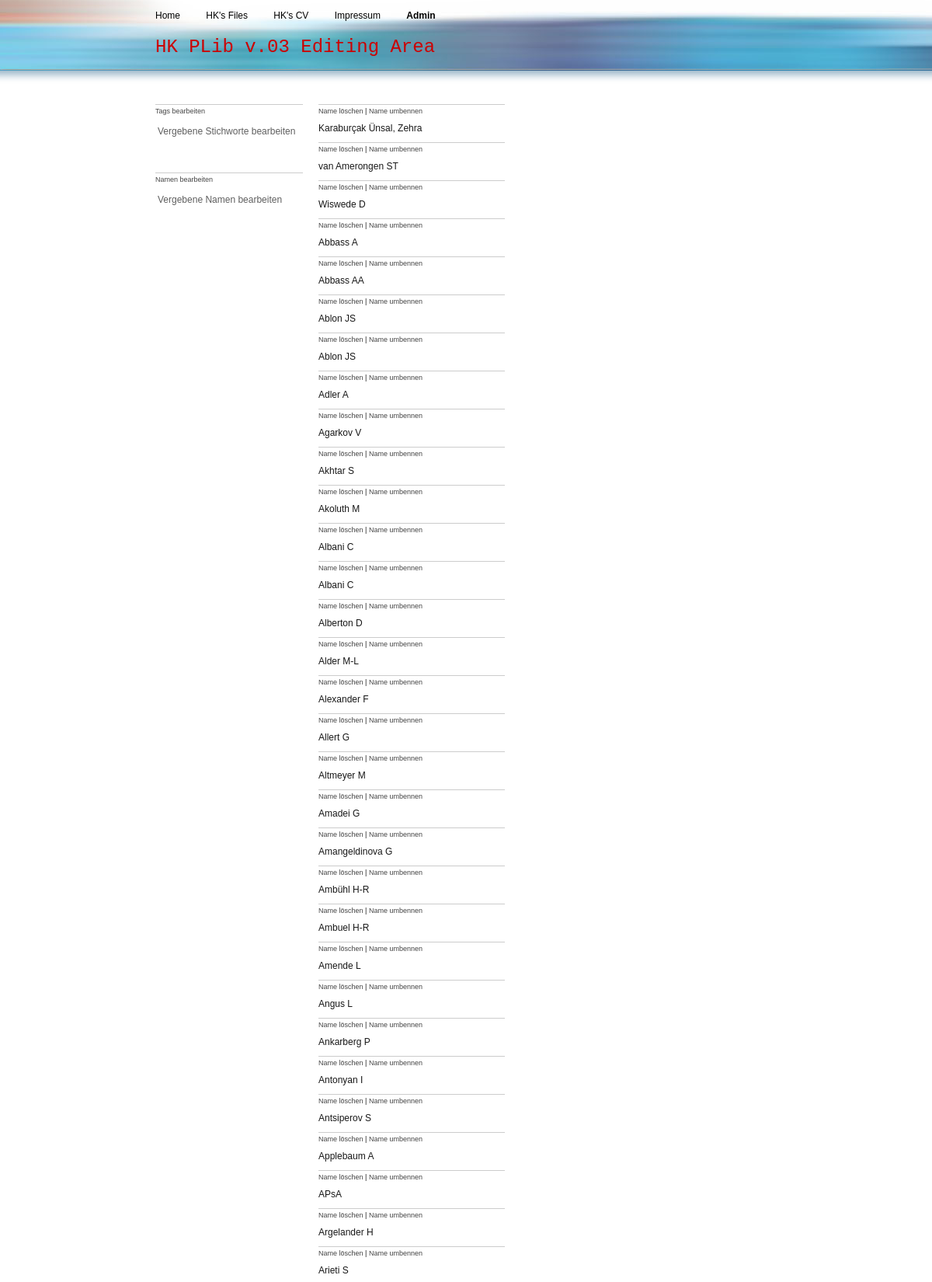
Screenshot of /_admin/recycler.php?files=name (upper part) with the database file from the repository.
### tables this page shows
CREATE TABLE `pdf_tags` (
  `tag_id` int(100) UNSIGNED NOT NULL,
  `tag_name` varchar(255) NOT NULL,
  `is_name` tinyint(1) NOT NULL DEFAULT '0',
  `date` varchar(10) NOT NULL DEFAULT '2008-11-01'
);

### _plugins/db_mainclass.php (called while the page is built, shortened)
<?php
class DB_MainClass
{
   	var $dbhost = DBHOST;
	var $dbuser = DBUSER;
	var $dbpass = DBPASS;
	var $dbname	= DBNAME;
	var $c = null;
	var $num_rows = null;
	function myDB()	{return true;}
   	function Connect()
   	{
    $this->c = @mysql_connect ($this->dbhost,$this->dbuser,$this->dbpass) ;
    $this->dbname_selected   = @mysql_select_db($this->dbname,$this->c);
    return $error;
    }
	function Execute($sql,$inputarr=false)
	{
      $start = array_sum(explode(' ', microtime()));
      $result = @mysql_query($sql);
      if ( preg_match("/^(insert|delete|update|replace)\s+/i",$sql) )
      {
        $this->rows_affected = @mysql_affected_rows($this->c);
        if ( preg_match("/^(insert|replace)\s+/i",$sql) )
		$this->insert_id = @mysql_insert_id();
      	}elseif ( preg_match("/^(select|explain|show|describe)\s+/i",$sql) )
		{
		$this->num_rows = @$num_rows =@mysql_num_rows($result);
		}
	return $result;
	}
   function GetArray($sql,$inputarr=false,$method=0)
   {
     $result = $this->Execute($sql,$inputarr);
     $data = false;
     if ($result && $this->num_rows>0)
     {
       $data =array();
       while ($row = $this->Fetch($result,$method))
         $data[] = $row;
     }
       return $data;
   }
	function Fetch($result, $method=0)
	{
	switch ($method) {
		case 0:
		return @mysql_fetch_assoc($result);
		break;
    	}
	}
   function Ping()
   {
     return @mysql_ping($this->c);
   }
}
?>

### _admin/_functions/main_admin.php (called while the page is built, shortened)
<?php
require_once(PLUGIN."/db_mainclass.php");
class DB_AdminClass extends DB_MainClass {
    function GetAllNames() {
	$sql = "SELECT * FROM pdf_tags WHERE is_name = 1 ORDER BY tag_name;";
	$result = $this->GetArray($sql);
	return $result;
	}
}
?>

### _admin/recycler.php (the view, shortened to what this page needs)
<?php
 require_once('_functions/main_admin.php');
 function show_allnames() {
 	$db = new DB_AdminClass();
 	$connect_error=$db->Connect();
 	if ($connect_error) {
		$con .=  '<div><h2>Kein Connect zur Datenbank!</h2>
		<p>Versuchen Sie es sp&auml;ter noch einmal</p></div>';
	}else{
	$res = $db->GetAllNames();
        if($res[0]['tag_id']!=FALSE) {
            foreach ($res as $tag) {
                $con .= '<p class="edit"><a href="?files=name&amp;del_name='.$tag['tag_id'].'">Name l&ouml;schen</a> | <a href="?files=name&amp;edit_name='.$tag['tag_id'].'">Name umbennen</a></p>';
                $con .= '<p>'.$tag['tag_name'].'</p>';
            }
        }
	}
 	return $con;
 }
 $cmd_file = stripslashes($_GET['files']);
 switch ($cmd_file) {
 case 'name':
	$all_files .= show_allnames();
 break;
 }
?>
<!DOCTYPE html PUBLIC "-//W3C//DTD XHTML 1.0 Transitional//EN" "http://www.w3.org/TR/xhtml1/DTD/xhtml1-transitional.dtd">
<html xmlns="http://www.w3.org/1999/xhtml" xml:lang="en" lang="de">
<head>
	<link rel="stylesheet" href="../_css/css.css" type="text/css" />
</head>
<body>
<div class="container1"><a name="top"></a>
<p class="navpos">
<a href="../../index.html" class="hl">Home</a>
<a href="../../plib/" class="hl">HK's Files</a>
<a href="../../pg/cv.html" class="hl">HK's CV</a>
<a href="../../pg/impressum.html" class="hl">Impressum</a>
 <a href="_admin.php"><b>Admin</b></a></p>
<p class="Ueberschrift" >HK PLib v.03 Editing Area</p>
</div>
<div class="headbg">
</div>
<div class="container2">
	<div class="spalte">
	<p class="editheadline">Tags bearbeiten</p>
	<p><a href="recycler.php?files=tag" class="grey">Vergebene Stichworte bearbeiten</a><br />
	<br /></p>
    <p class="editheadline">Namen bearbeiten</p>
	<p><a href="recycler.php?files=name" class="grey">Vergebene Namen bearbeiten</a><br />
	<br /></p>
	</div>
	<div class="spalte extra" style="width: 240px">
	<? print $all_files; ?>
	</div>
	<div class="spalte3">
	</div>
</div>
</body>
</html>

### _css/css.css (style rules this page uses)
body { background : #ffffff; margin : 0; text-align : center; xbackground : url('../_templates/_img/files2.png') repeat-x 0 0; font-family : Verdana, Arial, Helvetica, sans-serif; font-size : 12px; }
h2, p { padding : 0; margin : 0; }
a, a:link, a:visited, a:hover { color:#000; }
.headbg { width:100%; height:160px; xpadding-bottom: 20px; background : url('../_templates/_img/files2.png') repeat-x 0 0; position: relative; z-index:10; margin-top:-130px; }
.container1 { z-index:20; position: relative; margin: 0 auto; width : 800px; text-align : left; }
.container2 { margin: 0px auto 0px auto; width : 800px; padding : 0; text-align : left; display:block; }
.spalte { vertical-align : top; width : 190px; padding: 14px 20px 0 0; float : left; height : auto; margin-top : 0; background : none; }
.navpos { margin : 0; padding : 0; }
p { font-family : Verdana, Arial, Helvetica, sans-serif; font-size : 12px; line-height : 16px; margin-top : 6px; margin-right : 1px; margin-bottom : 6px; margin-left : 0; text-decoration : none; font-weight : normal; color : #181818; }
.Ueberschrift { font-family : Courier, Verdana, sans-serif; font-size : 24px; line-height : 26px; color : #cc0001; margin-top : 8px; width : 800px; }
.grey { font-family : Verdana, Arial, Helvetica, sans-serif; font-size : 12px; line-height : 16px; margin: 0px 0px 3px 0px; padding: 0 3px 0 3px; text-decoration : none; font-weight : normal; color : #5e5e5e; display:block; }
a.grey:link { color : #5e5e5e; }
.hl { font-family : Verdana, sans-serif; text-decoration : none; line-height : 40px; font-size : 12px; padding : 0; color : #181818; }
a.hl:link { text-decoration : none; padding : 0 30px 0 0; color : #000000; }
P.editheadline { font-size : 9px; margin : 10px 0 10px 0; padding : 0 0 0 0; color : #444444; border-top : 1px solid #ccc; }
P.edit { font-size : 9px; margin : 10px 0 0; padding : 0; border-top : 1px solid #ccc; }
P.edit a, p a { text-decoration : none; color : #444444; }
.spalte3 { width : 300px; height : 3200px; overflow : auto; padding-top : 14px; }

### rows the page displays
pdf_tags: tag_name "Karaburçak Ünsal, Zehra"
pdf_tags: tag_name "van Amerongen ST"
pdf_tags: tag_name "Wiswede D"
pdf_tags: tag_name "Abbass A"
pdf_tags: tag_name "Abbass AA"
pdf_tags: tag_name "Ablon JS"
pdf_tags: tag_name "Ablon JS"
pdf_tags: tag_name "Adler A"
pdf_tags: tag_name "Agarkov V"
pdf_tags: tag_name "Akhtar S"
pdf_tags: tag_name "Akoluth M"
pdf_tags: tag_name "Albani C"
pdf_tags: tag_name "Albani C"
pdf_tags: tag_name "Alberton D"
pdf_tags: tag_name "Alder M-L"
pdf_tags: tag_name "Alexander F"
pdf_tags: tag_name "Allert G"
pdf_tags: tag_name "Altmeyer M"
pdf_tags: tag_name "Amadei G"
pdf_tags: tag_name "Amangeldinova G"
pdf_tags: tag_name "Ambühl H-R"
pdf_tags: tag_name "Ambuel H-R"
pdf_tags: tag_name "Amende L"
pdf_tags: tag_name "Angus L"
pdf_tags: tag_name "Ankarberg P"
pdf_tags: tag_name "Antonyan I"
pdf_tags: tag_name "Antsiperov S"
pdf_tags: tag_name "Applebaum A"
pdf_tags: tag_name "APsA"
pdf_tags: tag_name "Argelander H"
pdf_tags: tag_name "Arieti S"
